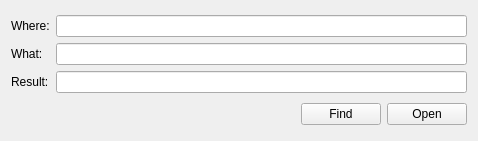
<?xml version="1.0" encoding="UTF-8"?>
<ui version="4.0">
 <class>MainWindow</class>
 <widget class="QMainWindow" name="MainWindow">
  <property name="geometry">
   <rect>
    <x>0</x>
    <y>0</y>
    <width>478</width>
    <height>141</height>
   </rect>
  </property>
  <property name="windowTitle">
   <string>Build finder</string>
  </property>
  <widget class="QWidget" name="centralWidget">
   <layout class="QVBoxLayout" name="verticalLayout" stretch="1,0">
    <item>
     <layout class="QGridLayout" name="gridLayout">
      <item row="0" column="0">
       <widget class="QLabel" name="label">
        <property name="text">
         <string>Where:</string>
        </property>
       </widget>
      </item>
      <item row="0" column="1">
       <widget class="QLineEdit" name="lineEditWhere"/>
      </item>
      <item row="1" column="0">
       <widget class="QLabel" name="label_2">
        <property name="text">
         <string>What:</string>
        </property>
       </widget>
      </item>
      <item row="1" column="1">
       <widget class="QLineEdit" name="lineEditWhat"/>
      </item>
      <item row="2" column="0">
       <widget class="QLabel" name="label_3">
        <property name="text">
         <string>Result:</string>
        </property>
       </widget>
      </item>
      <item row="2" column="1">
       <widget class="QLineEdit" name="lineEditResult"/>
      </item>
     </layout>
    </item>
    <item>
     <layout class="QHBoxLayout" name="horizontalLayout">
      <item>
       <spacer name="horizontalSpacer">
        <property name="orientation">
         <enum>Qt::Horizontal</enum>
        </property>
        <property name="sizeHint" stdset="0">
         <size>
          <width>40</width>
          <height>20</height>
         </size>
        </property>
       </spacer>
      </item>
      <item>
       <widget class="QPushButton" name="pushButton">
        <property name="text">
         <string>Find</string>
        </property>
       </widget>
      </item>
      <item>
       <widget class="QPushButton" name="pushButtonOpen">
        <property name="text">
         <string>Open</string>
        </property>
       </widget>
      </item>
     </layout>
    </item>
   </layout>
  </widget>
 </widget>
 <layoutdefault spacing="6" margin="11"/>
 <resources/>
 <connections/>
</ui>
